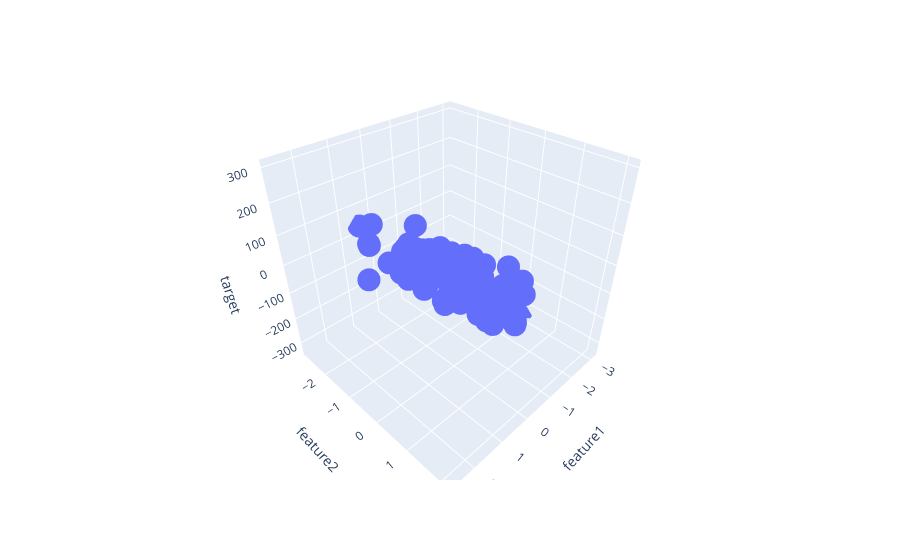

The cell this chart's notebook holds for it:
### Code cell
fig = px.scatter_3d(df,x='feature1',y='feature2',z='target')

fig.show()
